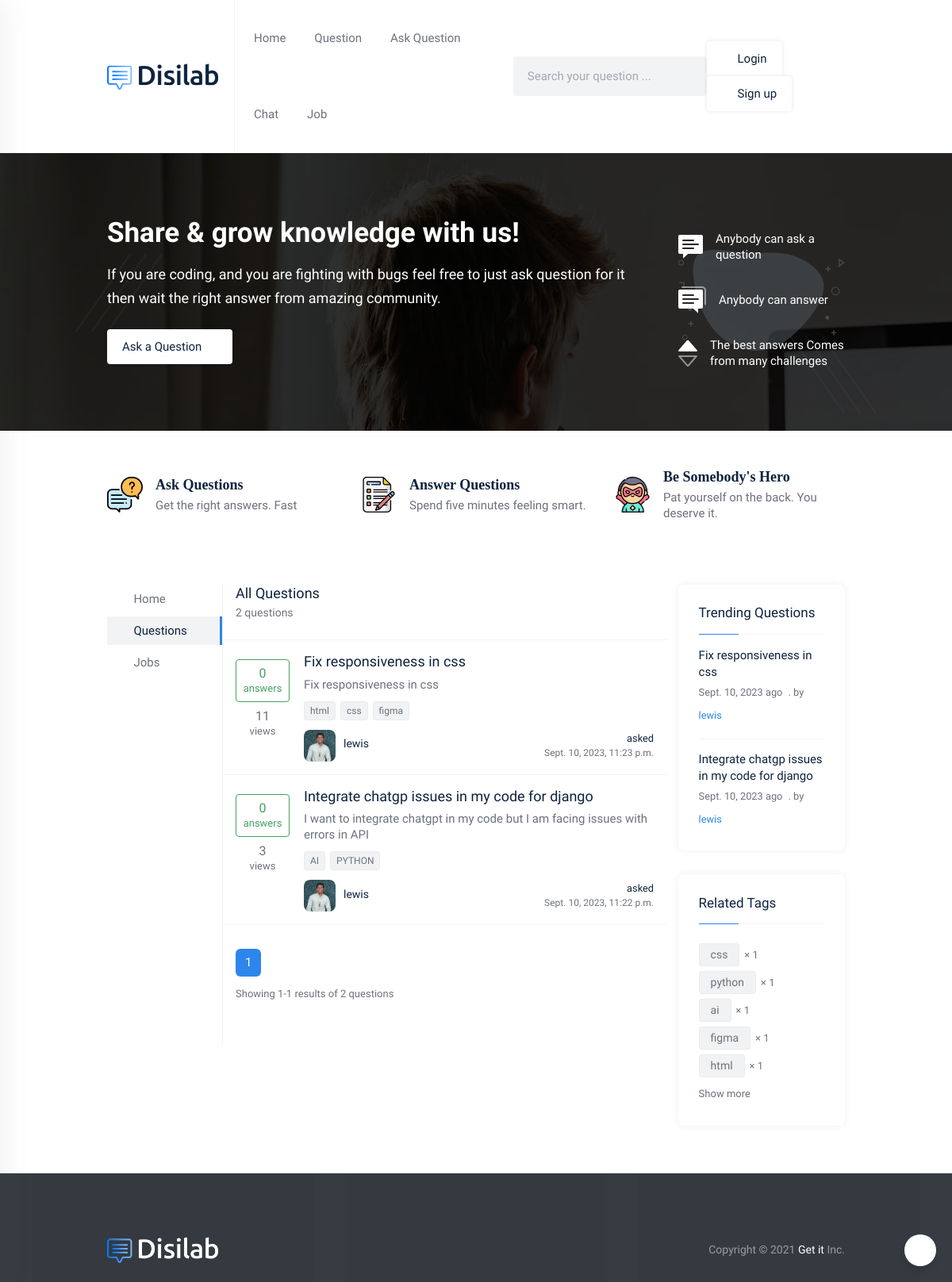
The page /question/ on the database its author committed.
### questions/models.py (models this page shows, shortened)
class Questions_stuff(models.Model):
    title = models.CharField(max_length=100)
    detail = models.TextField(default='')
    body = HTMLField()
    owner = models.ForeignKey(User, on_delete=models.CASCADE)
    viewed = models.PositiveIntegerField()
    tag = models.CharField(max_length=200)
    email_notify = models.BooleanField(default=False)
    whatsapp_notify = models.BooleanField(default=False)
    publish_date = models.DateTimeField(auto_now_add=True)
    def tags_as_list(self):
        return self.tag.split(',')
    def get_count_answer(self):
        id_question = self.id
        ans = Answer_stuff.objects.filter(question__id=id_question)
        if ans.exists():
            final_count = ans.count()
        else:
            final_count = 0
        return final_count
    class Meta:
        verbose_name_plural = 'Question'

### authentication/models.py (models this page shows, shortened)
class Profile(models.Model):
    user = models.OneToOneField(User, on_delete=models.CASCADE)
    user_image = models.ImageField(upload_to='images/', default='profile.png', null=True, blank=True)
    location = models.CharField(max_length=100, null=True, blank=True)
    about_me = models.TextField(null=True, blank=True)
    github_link = models.URLField(default='https://github.com/', null=True, blank=True)
    website_link = models.URLField(default='https://www.google.com/', null=True, blank=True)
    backend_development = models.PositiveIntegerField(null=True, blank=True)
    frontend_development = models.PositiveIntegerField(null=True, blank=True)
    hardware = models.PositiveIntegerField(null=True, blank=True)
    uiandux = models.PositiveIntegerField(null=True, blank=True)
    artificial_intelligence = models.PositiveIntegerField(null=True, blank=True)
    badge = models.BooleanField(default=False)
    date_created = models.DateField(default=now)

class User(AbstractBaseUser):
    full_name = models.CharField(max_length=255, null=False)
    email = models.EmailField(
        verbose_name='email address',
        max_length=255,
        unique=True,
    )
    phone_number = PhoneNumberField(unique=True)
    is_verified = models.BooleanField(default=False)
    is_two_f_enable = models.BooleanField(default=False)
    is_active = models.BooleanField(default=True)
    staff = models.BooleanField(default=False)
    admin = models.BooleanField(default=False)
    USERNAME_FIELD = 'email'
    REQUIRED_FIELDS = ['full_name', 'phone_number']
    objects = UserManager()
    class Meta:
        app_label = 'authentication'

### home_view/views.py (the view)
# urls.py: path('question/', views.question, name="question"),
def question(request):
    all_questions = Questions_stuff.objects.filter().order_by('-publish_date')
    search_question = request.GET.get('search_question')
    if search_question != '' and search_question is not None:
        all_questions = Questions_stuff.objects.filter(
            Q(title__icontains=search_question) | Q(tag__icontains=search_question) | Q(body__in=search_question) | Q(
                detail__icontains=search_question)).distinct()
    all_answer = Answer_stuff.objects.all()
    profile_detail = Profile.objects.all()
    paginator = Paginator(all_questions, 8)
    page_number = request.GET.get('page')
    try:
        posts = paginator.page(page_number)
    except PageNotAnInteger:
        posts = paginator.page(1)
    except EmptyPage:
        posts = paginator.page(paginator.num_pages)
    trending_question = Questions_stuff.objects.filter().order_by('-viewed')
    context = {
        'questions': all_questions,
        'profile_detail': profile_detail,
        'posts': posts,
        'all_questions_count': all_questions.count(),
        'trending_question': trending_question[:4]
    }
    return render(request, 'question.html', context)

### home_view/templates/question.html (shortened to what this page needs)
{% extends 'base_white.html' %}
{% load static %}
{% block content %}
<section class="hero-area pt-80px pb-60px hero-bg-1">
    <div class="overlay"></div>
    <span class="stroke-shape stroke-shape-1"></span>
    <span class="stroke-shape stroke-shape-2"></span>
    <span class="stroke-shape stroke-shape-3"></span>
    <span class="stroke-shape stroke-shape-4"></span>
    <span class="stroke-shape stroke-shape-5"></span>
    <span class="stroke-shape stroke-shape-6"></span>
    <div class="container">
        <div class="row align-items-center">
            <div class="col-lg-9">
                <div class="hero-content">
                    <h2 class="section-title pb-3 text-white">Share & grow knowledge with us!</h2>
                    <p class="section-desc text-white">If you are coding, and you are fighting with bugs feel free to just ask question for it
                        then wait the right answer from amazing community.
                    </p>
                    <div class="hero-btn-box py-4">
                        <a href="{% url 'ask_question' %}" class="btn theme-btn theme-btn-white">Ask a Question <i class="la la-arrow-right icon ml-1"></i></a>
                    </div>
                </div>
            </div>
            <div class="col-lg-3">
                <div class="hero-list hero-list-bg">
                    <div class="d-flex align-items-center pb-30px">
                        <img src="{% static 'home/images/anonymousHeroQuestions.svg' %}" alt="question icon" class="mr-3">
                        <p class="fs-15 text-white lh-20">Anybody can ask a question</p>
                    </div>
                    <div class="d-flex align-items-center pb-30px">
                        <img src="{% static 'home/images/anonymousHeroAnswers.svg' %}" alt="question answer icon" class="mr-3">
                        <p class="fs-15 text-white lh-20">Anybody can answer</p>
                    </div>
                    <div class="d-flex align-items-center">
                        <img src="{% static 'home/images/anonymousHeroUpvote.svg' %}" alt="vote icon" class="mr-3">
                        <p class="fs-15 text-white lh-20">The best answers Comes from many challenges</p>
                    </div>
                </div>
            </div>
        </div>
    </div>
</section>
<section class="question-area">
    <div class="container">
        <div class="row pt-5">
            <div class="col-lg-4 media align-items-center pb-30px responsive-column-half">
                <div class="media-body">
                    <h5 class="fs-18 mb-1 theme-font-2 fw-bold">Ask Questions</h5>
                    <p class="fs-15 lh-20">Get the right answers. Fast</p>
                </div>
            </div>
            <div class="col-lg-4 media align-items-center pb-30px responsive-column-half">
                <div class="media-body">
                    <h5 class="fs-18 mb-1 theme-font-2 fw-bold">Answer Questions</h5>
                    <p class="fs-15 lh-20">Spend five minutes feeling smart.</p>
                </div>
            </div>
            <div class="col-lg-4 media align-items-center pb-30px responsive-column-half">
                <div class="media-body">
                    <h5 class="fs-18 mb-1 theme-font-2 fw-bold">Be Somebody's Hero</h5>
                    <p class="fs-15 lh-20">Pat yourself on the back. You deserve it.</p>
                </div>
            </div>
        </div>
    </div>
</section>
<section class="question-area pt-50px pb-30px">
    <div class="container">
        <div class="row">
            <div class="col-lg-2 pr-0">
                <div class="sidebar pb-45px position-sticky top-0">
                    <ul class="generic-list-item generic-list-item-highlight fs-15">
                        <li class="lh-26"><a href="{% url 'home' %}"><i class="la la-home mr-1 text-black"></i> Home</a></li>
                        <li class="lh-26 active"><a href="{% url 'question' %}"><i class="la la-globe mr-1 text-black"></i> Questions</a></li>
                        <li class="lh-26"><a href="{% url 'job_list' %}"><i class="la la-mouse mr-1 text-black"></i> Jobs</a></li>
                    </ul>
                </div>
            </div>
            <div class="col-lg-7 px-0">
                <div class="question-main-bar border-left border-left-gray pb-50px">
                    <div class="filters pb-4 pl-3 d-flex align-items-center justify-content-between">
                        <div class="mr-3">
                            <h3 class="fs-18 fw-medium">All Questions</h3>
                            <p class="pt-1 fs-14 fw-medium lh-20">{{ all_questions_count }} questions</p>
                        </div>
                    </div>
                    <div class="questions-snippet border-top border-top-gray">
                        {% for question in posts %}
                        <div class="media media-card rounded-0 shadow-none mb-0 bg-transparent p-3 border-bottom border-bottom-gray">
                            <div class="votes text-center votes-2">
                                <div class="answer-block answered my-2">
                                         <span class="answer-counts d-block lh-20 fw-medium">{{ question.get_count_answer }}</span>
                                    <span class="answer-text d-block fs-13 lh-18">answers</span>
                                </div>
                                <div class="view-block">
                                    <span class="view-counts d-block lh-20 fw-medium">{{ question.viewed }}</span>
                                    <span class="view-text d-block fs-13 lh-18">views</span>
                                </div>
                            </div>
                            <div class="media-body">
                                <h5 class="mb-2 fw-medium"><a href="{% url 'question_detail' question.id %}">{{ question.title }}</a></h5>
                                <p class="mb-2 truncate lh-20 fs-15">{{ question.detail }}</p>
                                <div class="tags">
                                    {% for tag in question.tags_as_list %}
                                    <a href="#" class="tag-link">{{ tag }}</a>
                                        {% endfor %}
                                </div>
                                <div class="media media-card user-media align-items-center px-0 border-bottom-0 pb-0">
                                    {% for profile in profile_detail %}
                                        {% if question.owner_id == profile.user_id %}
                                    <a href="{% url 'view_profile_outside' question.id %}" class="media-img d-block">
                                        <img src="{{ profile.user_image.url }}" alt="avatar">
                                    </a>
                                        {% endif %}
                                        {% endfor %}
                                    <div class="media-body d-flex flex-wrap align-items-center justify-content-between">
                                        <div>
                                            <h5 class="pb-1"><a href="{% url 'view_profile_outside' question.id %}">{{ question.owner.full_name }}</a></h5>
                                        </div>
                                        <small class="meta d-block text-right">
                                            <span class="text-black d-block lh-18">asked</span>
                                            <span class="d-block lh-18 fs-12">{{ question.publish_date }}</span>
                                        </small>
                                    </div>
                                </div>
                            </div>
                        </div>
                        {% endfor %}
                    </div>
                    <div class="pager d-flex flex-wrap align-items-center justify-content-between pt-30px px-3">
                        <div>
                            <nav aria-label="Page navigation example">
                                <ul class="pagination generic-pagination pr-1">
                                    <li class="page-item active"><a class="page-link" href="#">{{ posts.number }}</a></li>
                                </ul>
                            </nav>
                            <p class="fs-13 pt-2">Showing {{posts.number}}-{{ posts.paginator.num_pages }} results of {{ posts.paginator.count }} questions</p>
                        </div>
                    </div>
                </div>
            </div>
            <div class="col-lg-3">
                <div class="sidebar">
                    <div class="card card-item">
                        <div class="card-body">
                            <h3 class="fs-17 pb-3">Trending Questions</h3>
                            <div class="divider"><span></span></div>
                            <div class="sidebar-questions pt-3">
                                {% for question in trending_question %}
                                <div class="media media-card media--card media--card-2">
                                    <div class="media-body">
                                        <h5><a href="{% url 'question_detail' question.id %}">{{ question.title }}</a></h5>
                                        <small class="meta">
                                            <span class="pr-1">{{ question.publish_date.date }} ago</span>
                                            <span class="pr-1">. by</span>
                                            <a href="#" class="author">{{ question.owner.full_name }}</a>
                                        </small>
                                    </div>
                                </div>
                                {% endfor %}
                            </div>
                        </div>
                    </div>
                    <div class="card card-item">
                        <div class="card-body">
                            <h3 class="fs-17 pb-3">Related Tags</h3>
                            <div class="divider"><span></span></div>
                            <div class="tags pt-4">
                                {% for tag, tag_count in all_tag %}
                                <div class="tag-item">
                                    <a href="#" class="tag-link tag-link-md">{{ tag }}</a>
                                    <span class="item-multiplier fs-13">
                                    <span>×</span>
                                    <span>{{ tag_count }}</span>
                                </span>
                                </div>
                                {% endfor %}
                                <a class="collapse-btn fs-13" data-toggle="collapse" href="#showMoreTags" role="button" aria-expanded="false" aria-controls="showMoreTags">
                                    <span class="collapse-btn-hide">Show more<i class="la la-angle-down ml-1 fs-11"></i></span>
                                </a>
                            </div>
                        </div>
                    </div>
                </div>
            </div>
        </div>
    </div>
</section>
{% endblock %}

### rows shown on the page
Questions_stuff: get_count_answer "0", viewed "11", title "Fix responsiveness in css", detail "Fix responsiveness in css", tags_as_list "html" "css" "figma", owner.full_name "lewis", publish_date "Sept. 10, 2023, 11:23 p.m.", publish_date "Sept. 10, 2023"
Profile: user_image (picture)
Questions_stuff: get_count_answer "0", viewed "3", title "Integrate chatgp issues in my code for django", detail "I want to integrate chatgpt in my code but I am facing issues with errors in API", tags_as_list "AI" "PYTHON", owner.full_name "lewis", publish_date "Sept. 10, 2023, 11:22 p.m.", publish_date "Sept. 10, 2023"

### other values the page prints
{{ all_questions_count }} "2"
{{ posts.number }} "1"
{{ posts.paginator.num_pages }} "1"
{{ posts.paginator.count }} "2"
{{ tag }} "css" "python" "ai" "figma" "html"
{{ tag_count }} "1" "1" "1" "1" "1"
